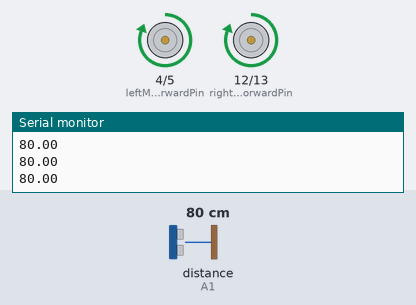
The sketch below on a simulated Arduino Uno, built with avr-gcc and run on an emulated ATmega328P. Parts: motor-driver pin pairs drawn as motors (green arrow = first pin HIGH = forward, orange = second pin HIGH = backward, longer = more drive, scaled by the enable pin), the last lines printed to the serial monitor. The inputs (shaded band) are chosen by the test bench; at power-on: distance to the obstacle (sensor on A1) 80 cm. Random numbers use the default seed unless the sketch sets one.

Above: at 1.2 s.
1.3 s: distance to the obstacle (sensor on A1) set to 27 cm
2.8 s: distance to the obstacle (sensor on A1) set to 23 cm
At 3.6 s:
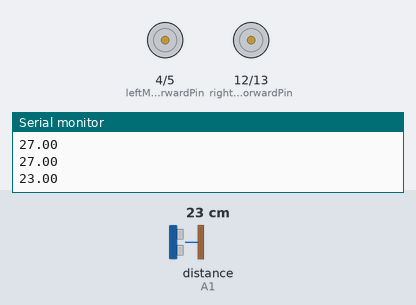
At 3.96 s:
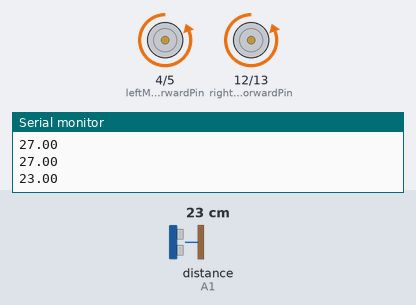
5.8 s: distance to the obstacle (sensor on A1) set to 35 cm
7.8 s: distance to the obstacle (sensor on A1) set to 2 cm
At 10.5 s:
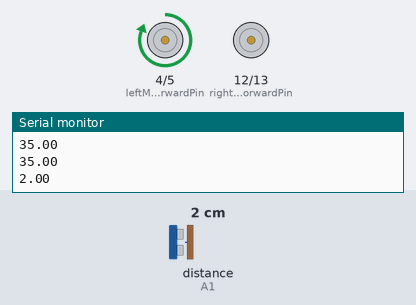
Timing chart, 0 to 22.1 s (numbered marks = the images above; inputs shaded):
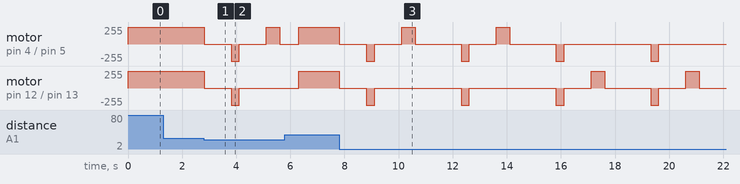

Measured:
- the behaviour switches between 25 and 24 cm on distance to the obstacle (sensor on A1) (found by bisection; images 0 and 1)

The sketch:

__Self_Driving_Car.ino
```cpp
#include <HCSR04.h>
UltraSonicDistanceSensor ultrasonic(A0,A1);
float distance;
// left motor
int leftMotorSpeedPin = 3;
int leftMotorForwardPin = 4;
int leftMotorBackwardPin = 5;
// right motor
int rightMotorSpeedPin = 11;
int rightMotorForwardPin = 12;
int rightMotorBackwardPin = 13;
void setup() {
    pinMode(leftMotorSpeedPin, OUTPUT);
    pinMode(leftMotorForwardPin, OUTPUT);
    pinMode(leftMotorBackwardPin, OUTPUT);
    pinMode(rightMotorSpeedPin, OUTPUT);
    pinMode(rightMotorForwardPin, OUTPUT);
    pinMode(rightMotorBackwardPin, OUTPUT);
    Serial.begin(9600);
  digitalWrite(leftMotorSpeedPin, HIGH);
  digitalWrite(rightMotorSpeedPin, HIGH);

}
void loop() {
  distance = ultrasonic.measureDistanceCm(); //Use 'CM' for centimeters or 'INC' for inches
  Serial.println(distance);
  if (distance > -1 && distance < 25) {
    stop();
    delay(1000);
    goBackward();
    delay(300);
    stop();
    delay(1000);

    if(random(0, 2) == 0) {
      goLeft();
    } else {
      goRight();
    }

    delay(500);
    stop();
    delay(700);
  } else {
    goForward();
  }
}
void goForward() {
  digitalWrite(leftMotorForwardPin, HIGH);
  digitalWrite(leftMotorBackwardPin, LOW);
  digitalWrite(rightMotorForwardPin, HIGH);
  digitalWrite(rightMotorBackwardPin, LOW);
}
void goBackward() {
  digitalWrite(leftMotorForwardPin, LOW);
  digitalWrite(leftMotorBackwardPin, HIGH);
  digitalWrite(rightMotorForwardPin, LOW);
  digitalWrite(rightMotorBackwardPin, HIGH);
}
void stop() {
  digitalWrite(leftMotorForwardPin, LOW);
  digitalWrite(leftMotorBackwardPin, LOW);
  digitalWrite(rightMotorForwardPin, LOW);
  digitalWrite(rightMotorBackwardPin, LOW);
}
void goRight() {
  digitalWrite(leftMotorForwardPin, HIGH);
  digitalWrite(leftMotorBackwardPin, LOW);
  digitalWrite(rightMotorForwardPin, LOW);
  digitalWrite(rightMotorBackwardPin, LOW);
}
void goLeft() {
  digitalWrite(leftMotorForwardPin, LOW);
  digitalWrite(leftMotorBackwardPin, LOW);
  digitalWrite(rightMotorForwardPin, HIGH);
  digitalWrite(rightMotorBackwardPin, LOW);
}
```
